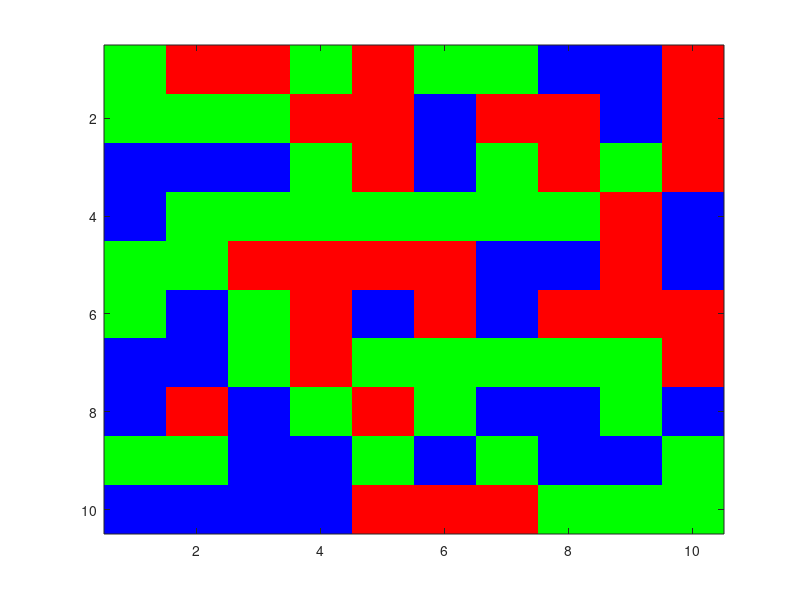

Reproduce this figure in MATLAB.
clc,clearvars,close all %clears the command window, workspace, and closes figures.
M = randi(100,10,10) % creates a 10*10 matrix of random integers 1-100 .
A =  zeros(10) % Initializes a 10*10 matrix to store color codes.
for i = 1:10 % Iterate over rows and columns
    for j = 1:10
        if M(i,j) >= 1 && M(i,j) <= 33 % blue (1–33) = 1
            A(i,j) = 1;
        elseif M(i,j) >= 34 && M(i,j) <= 66 % green (34-66) = 2
            A(i,j) = 2;
        elseif M(i,j) >= 67 && M(i,j) <= 100 % red (67-100) = 3
            A(i,j) = 3;
        end
    end
end
disp(A) % Display final matrix
% sets colors for the codes.
colormap([0 0 1;   % Blue
          0 1 0;   % Green
          1 0 0]); % Red

imagesc(A) % displays the matrix as a colored grid.
% grid on % turns on the grid
